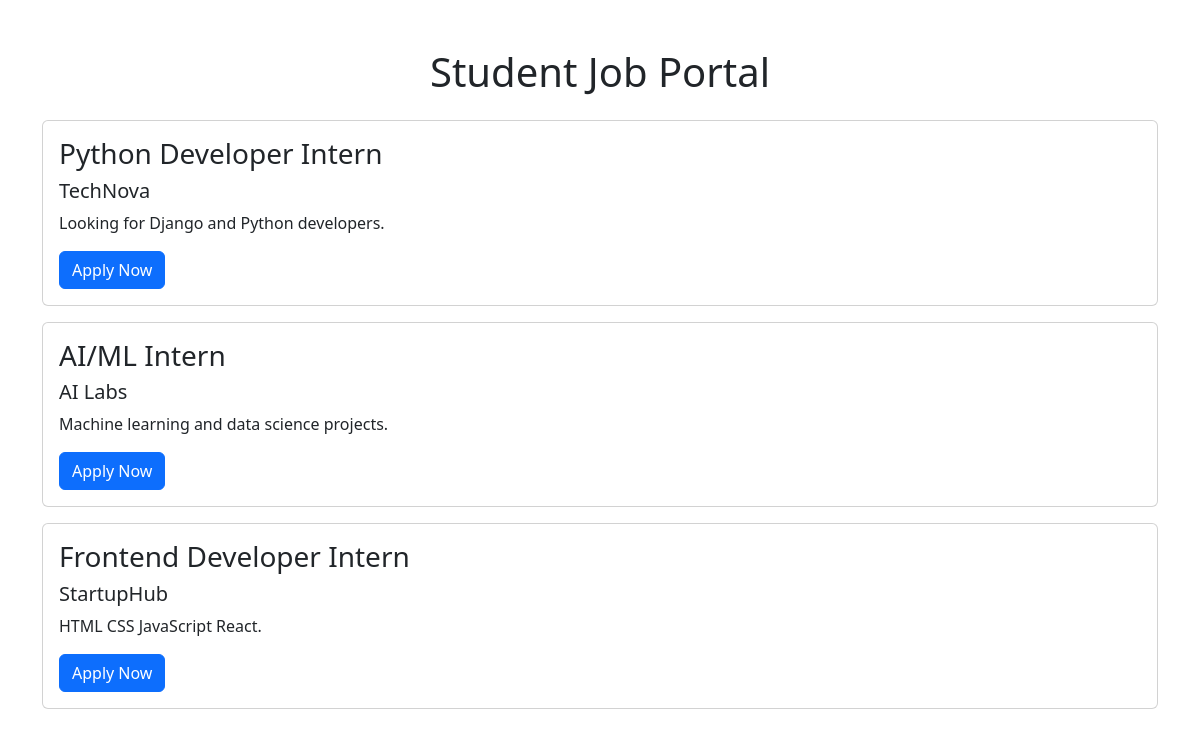
The page / on the database its author committed.
### jobs/models.py (models this page shows, shortened)
class Job(models.Model):
    title = models.CharField(max_length=100)
    company = models.CharField(max_length=100)
    description = models.TextField()

### jobs/views.py (the view)
# urls.py: 2. Add a URL to urlpatterns:  path('', views.home, name='home')
def home(request):
    jobs = Job.objects.all()
    return render(
        request,
        'jobs/home.html',
        {'jobs': jobs}
    )

### jobs/templates/jobs/home.html (shortened to what this page needs)
<!DOCTYPE html>
<html>
<head>
    <link href="https://cdn.jsdelivr.net/npm/bootstrap@5.3.3/dist/css/bootstrap.min.css" rel="stylesheet">
</head>
<body>
<div class="container mt-5">
    <h1 class="text-center mb-4">
        Student Job Portal
    </h1>
    {% for job in jobs %}
    <div class="card mb-3">
        <div class="card-body">
            <h3>{{ job.title }}</h3>
            <h5>{{ job.company }}</h5>
            <p>{{ job.description }}</p>
            <button class="btn btn-primary">
                Apply Now
            </button>
        </div>
    </div>
    {% endfor %}
</div>
</body>
</html>

### rows shown on the page
Job: title "Python Developer Intern", company "TechNova", description "Looking for Django and Python developers."
Job: title "AI/ML Intern", company "AI Labs", description "Machine learning and data science projects."
Job: title "Frontend Developer Intern", company "StartupHub", description "HTML CSS JavaScript React."
